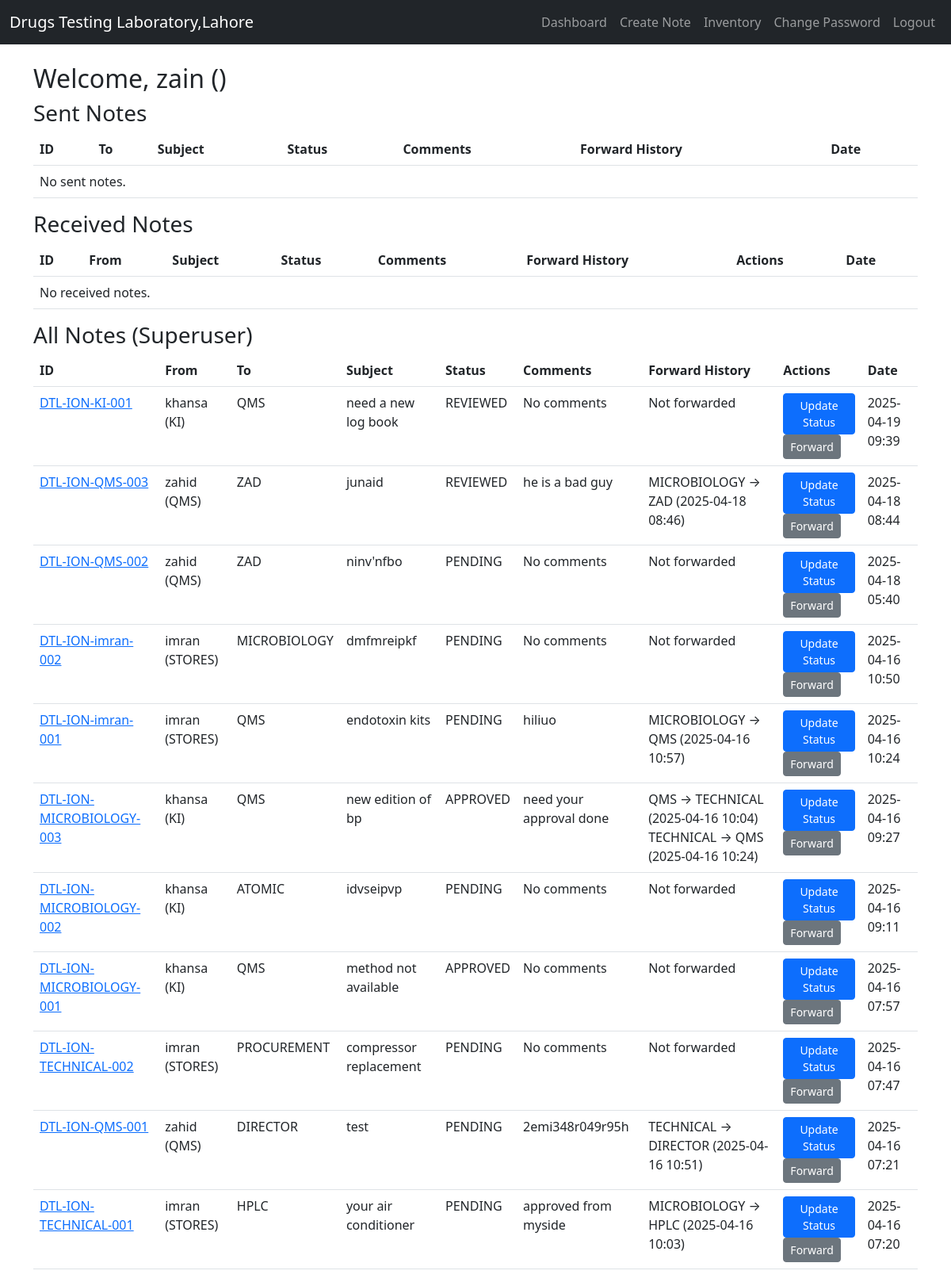
Page /dashboard/ (signed in) on the earlier database version.
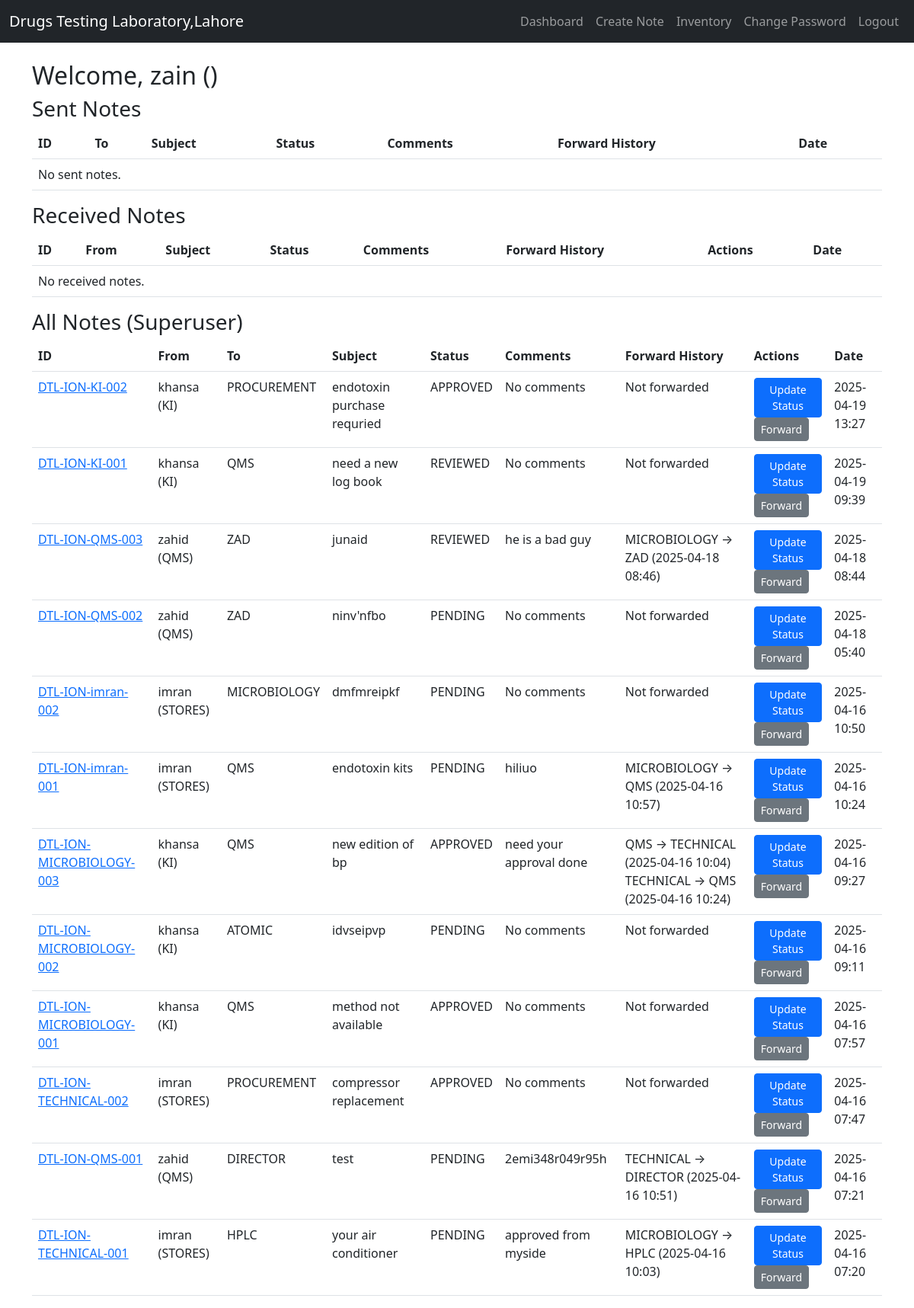
Same page on the later database version.
### communication/models.py (models this page shows, shortened)
class Note(models.Model):
    from_user = models.ForeignKey(User, related_name='sent_notes', on_delete=models.CASCADE)
    to_section = models.CharField(max_length=20, choices=SECTION_CHOICES)
    subject = models.CharField(max_length=200)
    description = models.TextField()
    unique_id = models.CharField(max_length=100, unique=True, editable=False)  # Increased length
    status = models.CharField(max_length=20, choices=STATUS_CHOICES, default='PENDING')
    receiver_comments = models.TextField(blank=True, null=True)
    created_at = models.DateTimeField(auto_now_add=True)

class UserProfile(models.Model):
    user = models.OneToOneField(User, on_delete=models.CASCADE)
    section = models.CharField(max_length=20, choices=SECTION_CHOICES)

class NoteForwardHistory(models.Model):
    note = models.ForeignKey(Note, related_name='forward_history', on_delete=models.CASCADE)
    from_section = models.CharField(max_length=20, choices=SECTION_CHOICES)
    to_section = models.CharField(max_length=20, choices=SECTION_CHOICES)
    forwarded_by = models.ForeignKey(User, on_delete=models.SET_NULL, null=True)
    forwarded_at = models.DateTimeField(auto_now_add=True)

### communication/views.py (the view)
# urls.py: path('dashboard/', views.dashboard, name='dashboard'),
@login_required
def dashboard(request):
    try:
        user_profile = request.user.userprofile
        received_notes = Note.objects.filter(to_section=user_profile.section).order_by('-created_at')
    except UserProfile.DoesNotExist:
        messages.error(request, 'User profile not set up. Please contact the administrator.')
        received_notes = []
    sent_notes = Note.objects.filter(from_user=request.user).order_by('-created_at')
    if request.user.is_superuser:
        all_notes = Note.objects.all().order_by('-created_at')
    else:
        all_notes = None
    return render(request, 'communication/dashboard.html', {
        'sent_notes': sent_notes,
        'received_notes': received_notes,
        'all_notes': all_notes,
    })

### communication/templates/communication/dashboard.html (shortened to what the changed rows need)
{% extends 'communication/base.html' %}
{% block content %}
<h2>Welcome, {{ user.username }} ({{ user.userprofile.section }})</h2>
<table class="table">
    <thead>
        <tr>
            <th>ID</th>
            <th>To</th>
            <th>Subject</th>
            <th>Status</th>
            <th>Comments</th>
            <th>Forward History</th>
            <th>Date</th>
        </tr>
    </thead>
</table>
<table class="table">
    <thead>
        <tr>
            <th>ID</th>
            <th>From</th>
            <th>Subject</th>
            <th>Status</th>
            <th>Comments</th>
            <th>Forward History</th>
            <th>Actions</th>
            <th>Date</th>
        </tr>
    </thead>
</table>
{% if user.is_superuser %}
<table class="table">
    <thead>
        <tr>
            <th>ID</th>
            <th>From</th>
            <th>To</th>
            <th>Subject</th>
            <th>Status</th>
            <th>Comments</th>
            <th>Forward History</th>
            <th>Actions</th>
            <th>Date</th>
        </tr>
    </thead>
    <tbody>
        {% for note in all_notes %}
        <tr>
            <td><a href="{% url 'view_note' note.unique_id %}">{{ note.unique_id }}</a></td>
            <td>{{ note.from_user.username }} ({{ note.from_user.userprofile.section }})</td>
            <td>{{ note.to_section }}</td>
            <td>{{ note.subject }}</td>
            <td>{{ note.status }}</td>
            <td>{{ note.receiver_comments|default:"No comments" }}</td>
            <td>
                {% for history in note.forward_history.all %}
                    {{ history.from_section }} → {{ history.to_section }} ({{ history.forwarded_at|date:"Y-m-d H:i" }})<br>
                {% empty %}
                    Not forwarded
                {% endfor %}
            </td>
            <td>
                <a href="{% url 'update_status' note.unique_id %}" class="btn btn-sm btn-primary">Update Status</a>
                <a href="{% url 'forward_note' note.unique_id %}" class="btn btn-sm btn-secondary">Forward</a>
            </td>
            <td>{{ note.created_at|date:"Y-m-d H:i" }}</td>
        </tr>
        {% empty %}
        <tr><td colspan="9">No notes.</td></tr>
        {% endfor %}
    </tbody>
</table>
{% endif %}
{% endblock %}

Differences in the rows shown:
added Note: unique_id "DTL-ION-KI-002", from_user.username "khansa", from_user.userprofile.section "KI", to_section "PROCUREMENT", subject "endotoxin purchase requried", status "APPROVED", receiver_comments "No comments", created_at "2025-04-19 13:27"
changed Note "DTL-ION-TECHNICAL-002": status "PENDING" → "APPROVED"
